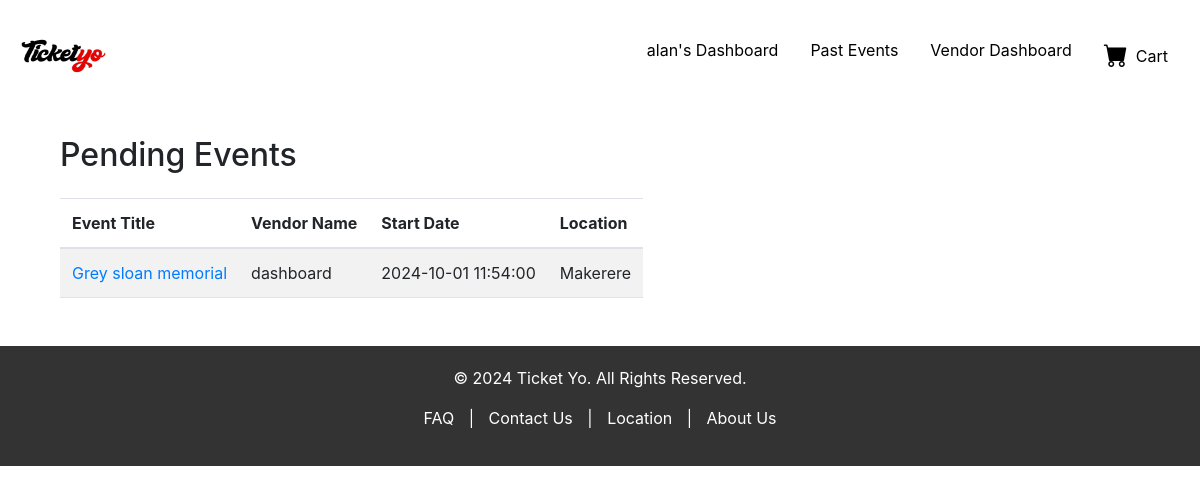
Page /vendors/vendor/pending-events/ (signed in) on the earlier database version.
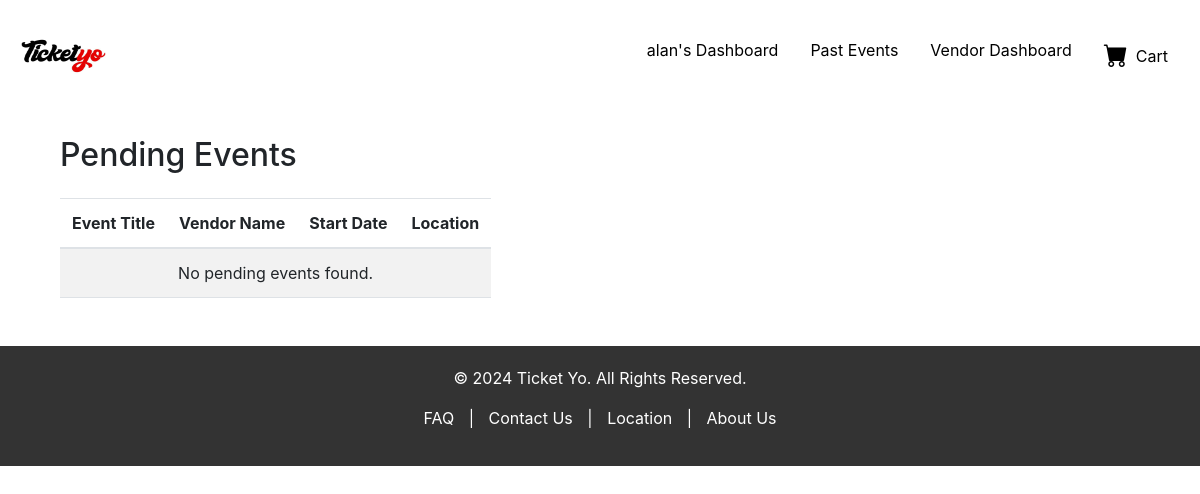
Same page on the later database version.
### vendors/models.py (models this page shows, shortened)
class Vendor(AbstractBaseUser, PermissionsMixin):
    username = models.CharField(max_length=30, unique=True)
    email = models.EmailField(unique=True)
    first_name = models.CharField(max_length=30)
    last_name = models.CharField(max_length=30)
    storename = models.CharField(max_length=50)
    store_phone = models.CharField(max_length=15)
    verification_code = models.CharField(max_length=6, null=True, blank=True)
    verification_code_created_at = models.DateTimeField(null=True, blank=True)
    is_active = models.BooleanField(default=True)
    is_admin = models.BooleanField(default=False)
    is_superuser = models.BooleanField(default=False)
    is_staff = models.BooleanField(default=False)
    is_vendor = models.BooleanField(default=True)
    objects = VendorManager()
    USERNAME_FIELD = 'username'
    REQUIRED_FIELDS = ['email', 'first_name', 'last_name', 'storename', 'store_phone']

### events/models.py (models this page shows, shortened)
class Event(models.Model):
    STATUS_CHOICES = [
        ('pending', 'Pending'),
        ('approved', 'Approved'),
        ('rejected', 'Rejected'),
    ]
    vendor = models.ForeignKey(Vendor, on_delete=models.CASCADE, related_name='events')
    poster = models.ImageField(upload_to='event_posters/')
    title = models.CharField(max_length=200)
    description = models.TextField()
    category = models.CharField(max_length=100)
    start_date = models.DateTimeField()
    end_date = models.DateTimeField(null=True, blank=True)
    venue_name = models.CharField(max_length=100)
    regular_price = models.DecimalField(max_digits=10, decimal_places=2)
    sale_price = models.DecimalField(max_digits=10, decimal_places=2, null=True, blank=True)
    tickets_available = models.PositiveIntegerField(null=True, blank=True)
    tickets_sold = models.PositiveIntegerField(default=0)
    status = models.CharField(max_length=10, choices=STATUS_CHOICES, default='pending')
    adminaction = models.ForeignKey(settings.AUTH_USER_MODEL, on_delete=models.SET_NULL, null=True, blank=True, editable=False)  # Stores the admin who approved/rejected

### vendors/decorators.py (the view)
    def _wrapped_view(request, *args, **kwargs):
        if request.user.is_authenticated and hasattr(request.user, 'is_vendor') and request.user.is_vendor:
            return view_func(request, *args, **kwargs)
        else:
            raise PermissionDenied("You are not allowed to access this page.")  # Return Permission Denied error

### vendors/views.py (called while the page is built)
@login_required
@vendor_required
def pending_events(request):
    pending_events_list = Event.objects.filter(status='pending').order_by('start_date')
    context = {
        'pending_events': pending_events_list,
    }
    return render(request, 'events/pending_events.html', context)

### templates/events/pending_events.html (shortened to what this page needs)
{% extends 'frontend/base.html' %}
{% load static %}
{% block content %}
<!DOCTYPE html>
<html>
<head>
    <link rel="stylesheet" href="https://stackpath.bootstrapcdn.com/bootstrap/4.5.2/css/bootstrap.min.css">
</head>
<body>
    <div class="container mt-4">
        <h2 class="mb-4">Pending Events</h2>
        <table class="table table-responsive table-striped">
            <thead>
                <tr>
                    <th>Event Title</th>
                    <th>Vendor Name</th>
                    <th>Start Date</th>
                    <th>Location</th>
                </tr>
            </thead>
            <tbody>
                {% for event in pending_events %}
                    <tr>
                        <td><a href="{% url 'dash_approve_event' event.id %}" class="text-primary">{{ event.title }}</a></td>
                        <td>{{ event.vendor.username }}</td>
                        <td>{{ event.start_date|date:"Y-m-d H:i:s" }}</td>
                        <td>{{ event.venue_name }}</td>
                    </tr>
                {% empty %}
                    <tr>
                        <td colspan="4" class="text-center">No pending events found.</td>
                    </tr>
                {% endfor %}
            </tbody>
        </table>
    </div>
</body>
</html>
{% endblock %}

### templates/frontend/base.html (shortened to what this page needs)
{% load static %}
<!DOCTYPE html>
<html lang="en">
<head>
    <link href="https://cdn.jsdelivr.net/npm/bootstrap@5.3.0/dist/css/bootstrap.min.css" rel="stylesheet">
    <link rel="stylesheet" href="{% static 'frontend/styles.css' %}">
    <link href="https://cdn.jsdelivr.net/npm/bootstrap-icons@1.10.5/font/bootstrap-icons.css" rel="stylesheet">
</head>
<body>
<header id="main-header" class="header p-3 d-flex justify-content-between align-items-center">
    <div class="d-flex align-items-center">
        <div class="logo">
            <img src="{% static 'frontend/logo.jpg' %}" alt="Logo" style="height: 80px; width: 100px;">
        </div>
    </div>
    <nav>
        <ul class="nav">
            {% if user.is_authenticated %}
                <li class="nav-item">
                    <a href="{% url 'all_events' %}" class="nav-link text-black">{{ user.username }}'s Dashboard</a>
                </li>
            {% else %}
                <li class="nav-item">
                    <a href="{% url 'all_events' %}" class="nav-link text-black">Dashboard</a>
                </li>
            {% endif %}
            <li class="nav-item">
                <a href="{% url 'past_events' %}" class="nav-link text-black">Past Events</a>
            </li>
            {% if user.is_authenticated and user.is_vendor %}
                <li class="nav-item">
                    <a href="{% url 'dashboard' %}" class="nav-link text-black">Vendor Dashboard</a>
                </li>
            {% endif %}
            <li class="nav-item">
                <a href="{% url 'view_cart' %}" class="nav-link text-black d-flex align-items-center">
                    <i class="bi bi-cart-fill fs-4 me-2" style="color: black;"></i> Cart
                </a>
            </li>
        </ul>
    </nav>
</header>
    <div class="container main-content">
        {% block content %}{% endblock %}
    </div>
    <footer class="footer mt-5">
        <p>&copy; 2024 Ticket Yo. All Rights Reserved.</p>
        <p>
            <a href="#">FAQ</a> |
            <a href="#">Contact Us</a> |
            <a href="#">Location</a> |
            <a href="#">About Us</a>
        </p>
    </footer>
</body>
</html>

### static/frontend/styles.css (style rules this page uses)
body { font-family: 'Roboto', sans-serif; }
.header { background-color: white; color: white; }
.footer { background-color: #333; color: white; padding: 20px 0; text-align: center; }
.footer a { color: white; text-decoration: none; margin: 0 10px; }

Differences in the rows shown:
no longer on this page (row edited): Event: title "Grey sloan memorial", vendor.username "dashboard", start_date "2024-10-01 11:54:00", venue_name "Makerere"
Other differences:
text now shown: "No pending events found."
